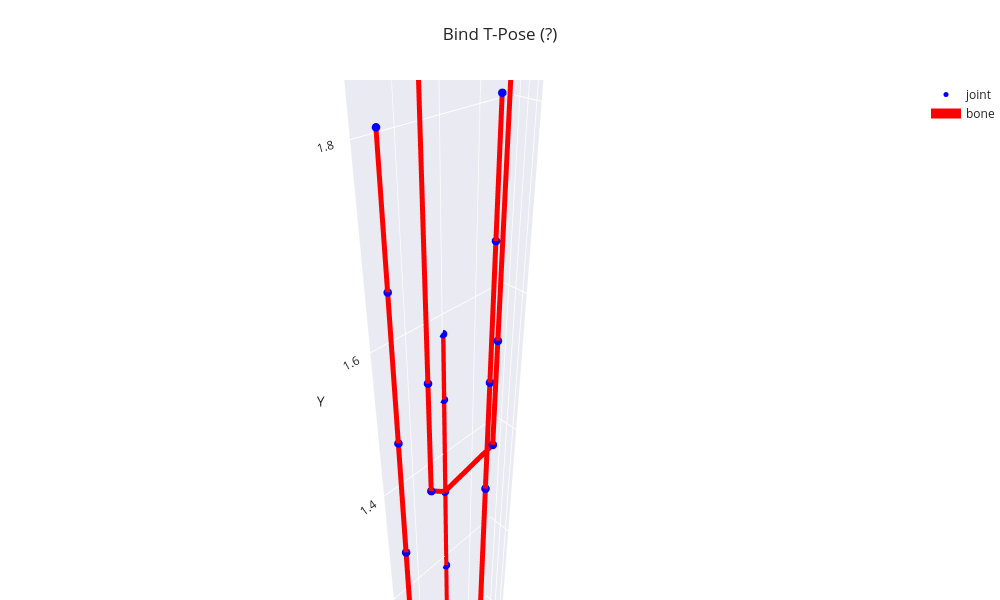

This figure's notebook cell:
### Code cell
iden_quats = dict((name, [[0,0,0,1]]) for name in joint_names)
anim_pos = forward_kinematics_tree(bind_model, iden_quats)
frame_pos = extract_frame(anim_pos, 0)

layout = DEFAULT_SKELETON_PLOT_LAYOUT
layout["title"] = "Bind T-Pose (?)"
plot_static_skeleton(frame_pos, layout_options=layout)

### Figure 1 — Plotly figure (JSON) as saved in the notebook; plotly's stock layout.template omitted (floating-point values rounded to 4 significant figures; data arrays with more than 128 entries replaced by an {"elided": "..."} marker saying what was removed)
{"data": [{"marker": {"color": "blue", "size": 5}, "mode": "markers", "name": "joint", "showlegend": true, "text": ["rootx", "spine_01x", "spine_02x", "spine_03x", "neckx", "headx", "shoulderr", "arm_stretchr", "arm_twistr", "forearm_stretchr", "forearm_twistr", "handr", "thumb1r", "thumb2r", "thumb3r", "index1_baser", "index1r", "index2r", "index3r", "middle1_baser", "middle1r", "middle2r", "middle3r", "ring1_baser", "ring1r", "ring2r", "ring3r", "pinky1_baser", "pinky1r", "pinky2r", "pinky3r", "shoulderl", "arm_stretchl", "arm_twistl", "forearm_stretchl", "forearm_twistl", "handl", "thumb1l", "thumb2l", "thumb3l", "index1_basel", "index1l", "index2l", "index3l", "middle1_basel", "middle1l", "middle2l", "middle3l", "ring1_basel", "ring1l", "ring2l", "ring3l", "pinky1_basel", "pinky1l", "pinky2l", "pinky3l", "thigh_stretchl", "thigh_twistl", "leg_stretchl", "footl", "toes_01l", "leg_twistl", "thigh_stretchr", "thigh_twistr", "leg_stretchr", "footr", "toes_01r", "leg_twistr"], "type": "scatter3d", "x": [0.0, 1.718e-09, 1.732e-09, 1.732e-09, 1.732e-09, 1.433e-09, -0.05173, -0.05173, -0.05173, -0.05173, -0.05173, -0.05173, -0.08819, -0.08819, -0.08819, -0.07788, -0.07788, -0.07788, -0.07788, -0.05788, -0.05788, -0.05788, -0.05788, -0.03914, -0.03914, -0.03914, -0.03914, -0.02237, -0.02237, -0.02237, -0.02237, 0.05173, 0.05173, 0.05173, 0.05173, 0.05173, 0.05173, 0.08819, 0.08819, 0.08819, 0.07788, 0.07788, 0.07788, 0.07788, 0.05788, 0.05788, 0.05788, 0.05788, 0.03914, 0.03914, 0.03914, 0.03914, 0.02237, 0.02237, 0.02237, 0.02237, 0.07272, 0.07272, 0.07272, 0.07272, 0.07272, 0.07272, -0.07272, -0.07272, -0.07272, -0.07272, -0.07272, -0.07272], "y": [-0.003295, -0.008196, -0.008196, -0.008196, -0.008196, -0.008196, 0.02347, 0.02347, 0.02347, 0.02347, 0.02347, 0.02347, 0.007153, 0.007153, 0.007153, 0.02375, 0.02375, 0.02375, 0.02375, 0.02446, 0.02446, 0.02446, 0.02446, 0.02399, 0.02399, 0.02399, 0.02399, 0.02419, 0.02419, 0.02419, 0.02419, 0.02347, 0.02347, 0.02347, 0.02347, 0.02347, 0.02347, 0.007153, 0.007153, 0.007153, 0.02375, 0.02375, 0.02375, 0.02375, 0.02446, 0.02446, 0.02446, 0.02446, 0.02399, 0.02399, 0.02399, 0.02399, 0.02419, 0.02419, 0.02419, 0.02419, -0.003442, -0.003442, -0.003442, -0.003442, -0.003442, -0.003442, -0.003442, -0.003442, -0.003442, -0.003442, -0.003442, -0.003442], "z": [0.8734, 1.027, 1.18, 1.333, 1.486, 1.576, 1.401, 1.557, 1.557, 1.854, 1.973, 2.092, 2.121, 2.156, 2.198, 2.119, 2.195, 2.235, 2.267, 2.119, 2.189, 2.24, 2.28, 2.117, 2.184, 2.23, 2.263, 2.111, 2.176, 2.214, 2.238, 1.401, 1.557, 1.557, 1.854, 1.973, 2.092, 2.121, 2.156, 2.198, 2.119, 2.195, 2.235, 2.267, 2.119, 2.189, 2.24, 2.28, 2.117, 2.184, 2.23, 2.263, 2.111, 2.176, 2.214, 2.238, 0.8733, 0.8733, 1.284, 1.66, 1.806, 1.472, 0.8733, 0.8733, 1.284, 1.66, 1.806, 1.472]}, {"connectgaps": false, "hoverinfo": "skip", "line": {"color": "red", "width": 10}, "mode": "lines", "name": "bone", "type": "scatter3d", "x": {"elided": "201 float values"}, "y": {"elided": "201 float values"}, "z": {"elided": "201 float values"}}], "layout": {"height": 600, "margin": {"b": 0, "l": 0, "r": 0, "t": 80}, "scene": {"aspectmode": "data", "camera": {"eye": {"x": 1.75, "y": 1.75, "z": 1.75}}, "yaxis": {"title": {"text": "Z"}}, "zaxis": {"title": {"text": "Y"}}}, "title": {"text": "Bind T-Pose (?)"}, "width": 1000}}
